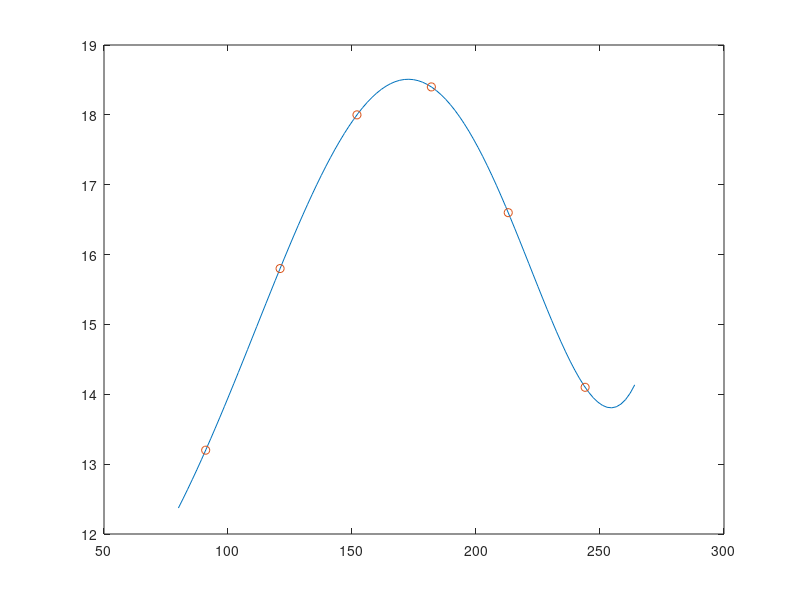

The MATLAB source for this figure:

%save starting values in x and y
x=[91 121 152 182 213 244];
y=[13.2 15.8 18.0 18.4 16.6 14.1];

%make the matrix that will correspond to a quadratic polymone

A= [91^5 91^4 91^3 91^2 91 1;
    121^5 121^4 121^3 121^2 121 1;
    152^5 152^4 152^3 152^2 152 1;
    182^5 182^4 182^3 182^2 182 1;
    213^5 213^4 213^3 213^2 213 1;
    244^5 244^4 244^3 244^2 244 1;
    ];

%y values that we know from the beginning
b=y';

%Find the coefficients for the quadratic equation
p=(A'*A)\(A'*b)

%plot everything
%interval in the graph
x1 = linspace(80,264);
%fill in the y values 
y1 = polyval(p,x1);

%plot the line
plot(x1,y1)

hold on

%plot our start values
plot(x,y,'o');
hold off




